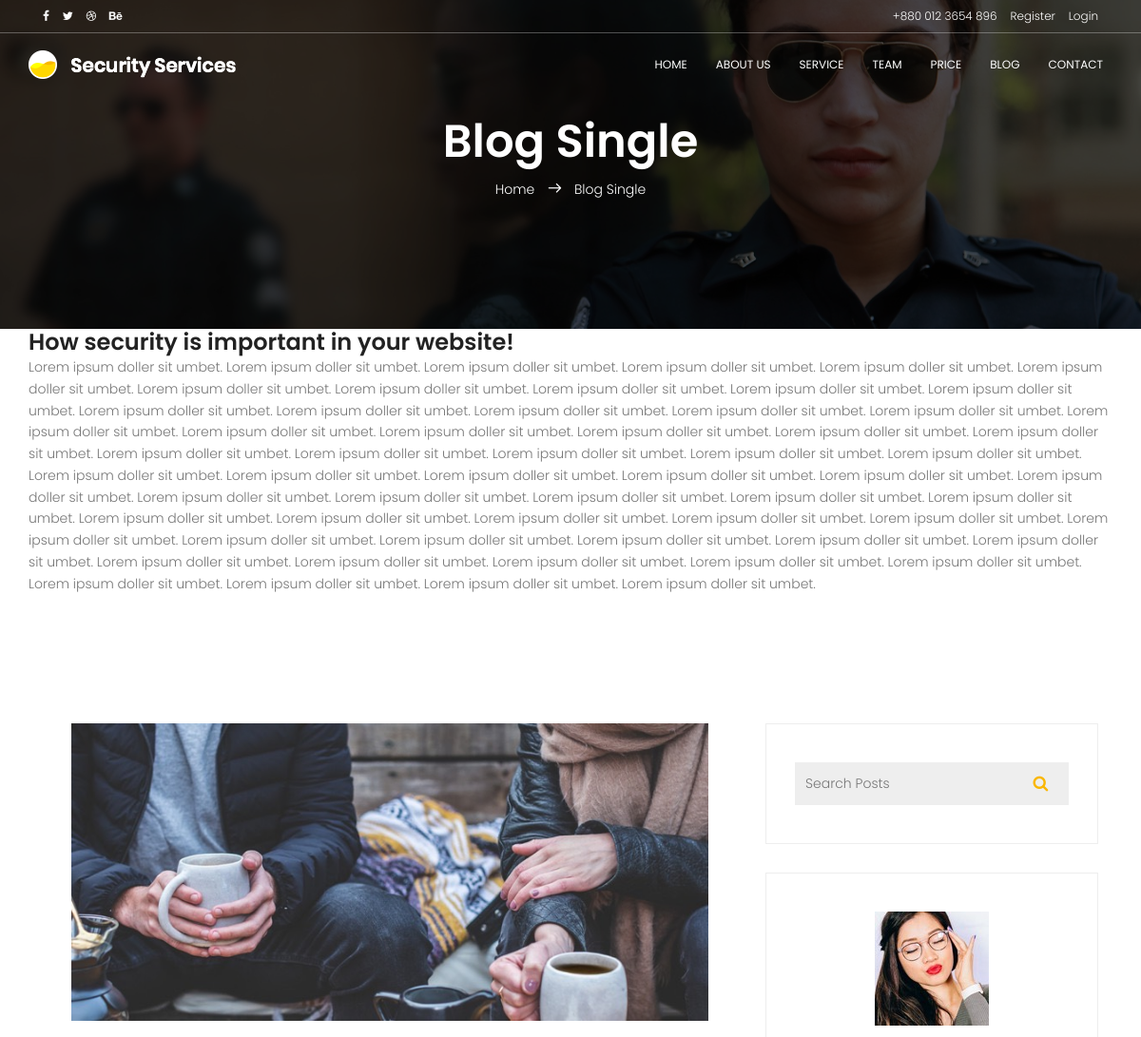
The page /blog-single/1 (upper part) on the database as committed earlier.
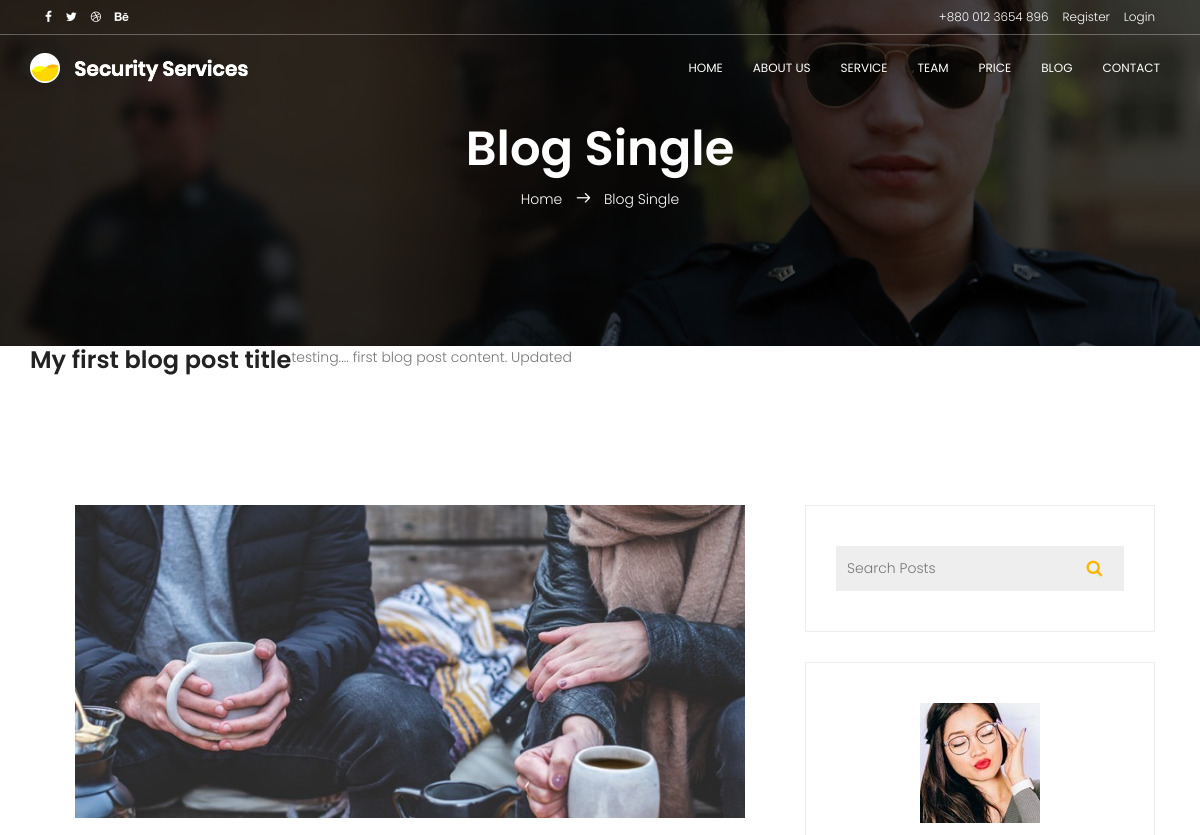
The same page on the database as committed later.
### script.py (models this page shows, shortened)
class Post(db.Model):
    id = db.Column(db.Integer, primary_key=True)
    title = db.Column(db.String(100), nullable=False)
    date_posted = db.Column(db.DateTime, nullable=False, default=datetime.utcnow)
    content = db.Column(db.Text, nullable=False)
    user_id = db.Column(db.Integer, db.ForeignKey('user.id'), nullable=False)

### script.py (the view)
@app.route('/blog-single/<int:post_id>')
def blogsingle(post_id):
    post = Post.query.get_or_404(post_id)
    return render_template('blog-single.html', post=post)

### templates/blog-single.html (shortened to what this page needs)
{% extends 'base-template.html'%}
{% block content %}
            <section class="banner-area relative" id="home">
                <div class="overlay overlay-bg"></div>
                <div class="container">
                    <div class="row d-flex align-items-center justify-content-center">
                        <div class="about-content col-lg-12">
                            <h1 class="text-white">
                                Blog Single
                            </h1>
                            <p class="text-white link-nav"><a href="{{url_for('home')}}">Home </a>  <span class="lnr lnr-arrow-right"></span>  <a href="{{url_for('blogsingle', post_id=post.id)}}"> Blog Single</a></p>
                        </div>
                    </div>
                </div>
            </section>
            <div class="container">
              <div class="row">
                <h3>{{post.title}}</h3>
                <p>{{post.content}}</p>
              </div>
            </div>
			<section class="blog-posts-area section-gap">
				<div class="container">
					<div class="row">
						<div class="col-lg-8 post-list blog-post-list">
							<div class="single-post">
								<img class="img-fluid" src="../static/img/blog/p1.jpg" alt="">
							</div>
						</div>
						<div class="col-lg-4 sidebar">
							<div class="single-widget search-widget">
								<form class="example" action="#" style="margin:auto;max-width:300px">
								  <input type="text" placeholder="Search Posts" name="search2">
								  <button type="submit"><i class="fa fa-search"></i></button>
								</form>
							</div>
							<div class="single-widget protfolio-widget">
								<img src="../static/img/blog/user2.jpg" alt="">
								<a href="#"><h4>Adele Gonzalez</h4></a>
							</div>
						</div>
					</div>
				</div>
			</section>
{% endblock content %}

### templates/base-template.html (shortened to what this page needs)
<!DOCTYPE html>
<html lang="zxx" class="no-js">
<head>
    <link rel="stylesheet" href="{{url_for('static', filename='css/linearicons.css')}}">
    <link rel="stylesheet" href="{{url_for('static', filename='css/font-awesome.min.css')}}">
    <link rel="stylesheet" href="{{url_for('static', filename='css/bootstrap.css')}}">
    <link rel="stylesheet" href="{{url_for('static', filename='css/magnific-popup.css')}}">
    <link rel="stylesheet" href="{{url_for('static', filename='css/nice-select.css')}}">
    <link rel="stylesheet" href="{{url_for('static', filename='css/animate.min.css')}}">
    <link rel="stylesheet" href="{{url_for('static', filename='css/owl.carousel.css')}}">
    <link rel="stylesheet" href="{{url_for('static', filename='css/main.css')}}">
    <link rel="stylesheet" href="{{url_for('static', filename='css/custom_css.css')}}">
  </head>
  <body>
      <header id="header" id="home">
        <div class="container header-top">
          <div class="row">
            <div class="col-6 top-head-left">
              <ul>
                <li><a href="#"><i class="fa fa-facebook"></i></a></li>
              <li><a href="#"><i class="fa fa-twitter"></i></a></li>
              <li><a href="#"><i class="fa fa-dribbble"></i></a></li>
              <li><a href="#"><i class="fa fa-behance"></i></a></li>
              </ul>
            </div>
            <div class="col-6 top-head-right">
              <ul>
                <li><a href="tel:+880 012 3654 896"><span>+880 012 3654 896</span> </a></li>
                {% if current_user.is_authenticated %}
                    {% if current_user.email == 'admin@yourdomainname.com' %}
                          <li><a href="{{url_for('admin')}}">Admin Dashboard</a></li>
                          <li><a href="{{url_for('signout')}}">Logout</a></li>
                    {% else %}
                          <li><a href="{{url_for('account')}}">{{current_user.username}}</a></li>
                          <li><a href="{{url_for('signout')}}">Logout</a></li>
                    {% endif %}
                {% else %}
                    <li><a href="{{url_for('register')}}">Register</a></li>
                    <li><a href="{{url_for('signin')}}">Login</a></li>
                {% endif %}
              </ul>
            </div>
          </div>
        </div>
        <hr>
        <div class="container">
          <div class="row align-items-center justify-content-between d-flex">
            <div id="logo">
              <a href="{{url_for('home')}}"><img src="../static/img/logo.png" alt="" title="" /></a>
            </div>
            <nav id="nav-menu-container">
              <ul class="nav-menu">
                <li class="menu-active"><a href="{{url_for('home')}}">Home</a></li>
                <li><a href="{{url_for('about')}}">About Us</a></li>
                <li><a href="{{url_for('service')}}">Service</a></li>
                <li><a href="{{url_for('team')}}">Team</a></li>
                <li><a href="{{url_for('price')}}">Price</a></li>
                <li><a href="{{url_for('blog')}}">Blog</a></li>
                <li><a href="{{url_for('contact')}}">Contact</a></li>
              </ul>
            </nav>
          </div>
        </div>
      </header>
    {% block content %}
    {% endblock content %}
  </body>
</html>

### static/css/main.css (style rules this page uses)
body { color: #777777; font-family: "Poppins", sans-serif; font-size: 14px; font-weight: 300; line-height: 1.625em; position: relative; }
ol, ul { margin: 0; padding: 0; list-style: none; }
a { -webkit-transition: all 0.3s ease 0s; -moz-transition: all 0.3s ease 0s; -o-transition: all 0.3s ease 0s; transition: all 0.3s ease 0s; }
a, a:focus, a:hover { text-decoration: none; outline: 0; }
h1, h2, h3, h4, h5, h6 { font-family: "Poppins", sans-serif; color: #222222; line-height: 1.2em !important; margin-bottom: 0; margin-top: 0; font-weight: 600; }
h1, .h1 { font-size: 36px; }
h3, .h3 { font-size: 24px; }
h4, .h4 { font-size: 18px; }
.text-white { color: #fff; }
.relative { position: relative; }
.overlay { position: absolute; left: 0; right: 0; top: 0; bottom: 0; }
h1 { font-size: 36px; }
h3 { font-size: 24px; }
h4 { font-size: 18px; }
h1, h2, h3, h4, h5, h6 { line-height: 1.5em; }
#header { padding: 0px 0px 14px 0; position: fixed; left: 0; top: 0; right: 0; transition: all 0.5s; z-index: 997; }
#header hr { border-color: rgba(255, 255, 255, 0.3); margin-top: 5px; }
.header-top { height: 24px; margin-top: 5px; }
.header-top a { color: #fff; font-size: 12px; }
.top-head-left ul li { display: inline-block; margin-right: 10px; }
.top-head-right { text-align: right; }
.top-head-right ul li { display: inline-block; margin-left: 10px; }
.top-head-right ul li a { -webkit-transition: all 0.3s ease 0s; -moz-transition: all 0.3s ease 0s; -o-transition: all 0.3s ease 0s; transition: all 0.3s ease 0s; }
#header #logo img { padding: 0; margin: 0; }
.nav-menu, .nav-menu * { margin: 0; padding: 0; list-style: none; }
.nav-menu li { position: relative; white-space: nowrap; }
.nav-menu > li { float: left; }
#nav-menu-container { margin: 0; }
.nav-menu a { padding: 6px 10px; text-decoration: none; display: inline-block; color: #fff; font-weight: 400; font-size: 12px; text-transform: uppercase; outline: none; }
.nav-menu > li { margin-left: 10px; }
#mobile-nav { position: fixed; top: 0; padding-top: 18px; bottom: 0; z-index: 998; background: rgba(0, 0, 0, 0.8); left: -260px; width: 260px; overflow-y: auto; transition: 0.4s; }
#mobile-nav ul { padding: 0; margin: 0; list-style: none; }
#mobile-nav ul li { position: relative; }
#mobile-nav ul li a { color: #fff; font-size: 13px; text-transform: uppercase; overflow: hidden; padding: 10px 22px 10px 15px; position: relative; text-decoration: none; width: 100%; display: block; outline: none; font-weight: 700; }
.section-gap { padding: 120px 0; }
.banner-area { background: url(../img/header-bg.jpg) center; background-size: cover; }
.banner-area .overlay-bg { background-color: rgba(0, 0, 0, 0.7); }
.link-nav { margin-top: 10px; }
.about-content { padding: 120px 0px; text-align: center; }
.about-content h1 { font-size: 48px; font-weight: 600; }
.about-content a { color: #fff; font-weight: 300; font-size: 14px; }
.about-content .lnr { margin: 0px 10px; font-weight: 600; }
.blog-post-list .single-post { background: transparent; padding: 0px 30px; }
.single-post { margin-bottom: 30px; }
.single-widget { border: 1px solid #eee; padding: 40px 30px; margin-bottom: 30px; }
.search-widget i { color: #fab700; }
.search-widget form.example { border: 1px solid #eee; }
.search-widget form.example input[type=text] { padding: 10px; font-size: 14px; border: none; float: left; width: 80%; background: #eee; }
.search-widget form.example button { float: left; width: 20%; padding: 10px; background: #eee; color: white; font-size: 17px; border: none; cursor: pointer; }
.search-widget form.example::after { content: ""; clear: both; display: table; }
.protfolio-widget { text-align: center; }
.protfolio-widget h4 { padding: 20px 0; }

Rows that differ between the two databases and show on the page:
changed Post: title "How security is important in your website!" → "My first blog post title"; content "Lorem ipsum doller sit umbet. Lorem ipsum doller sit umbet. Lorem ipsum doller sit umbet. Lorem ipsum doller sit umbet. Lorem ipsum doller sit umbet. Lorem ipsum doller sit umbet. Lorem ipsum doller sit umbet. Lorem ipsum doller sit umbet. Lorem ipsum doller sit umbet. Lorem ipsum doller sit umbet. Lorem ipsum doller sit umbet. Lorem ipsum doller sit umbet. Lorem ipsum doller sit umbet. Lorem ipsum doller sit umbet. Lorem ipsum doller sit umbet. Lorem ipsum doller sit umbet. Lorem ipsum doller sit umbet. Lorem ipsum doller sit umbet. Lorem ipsum doller sit umbet. Lorem ipsum doller sit umbet. Lorem ipsum doller sit umbet. Lorem ipsum doller sit umbet. Lorem ipsum doller sit umbet. Lorem…" → "testing.... first blog post content. Updated"
